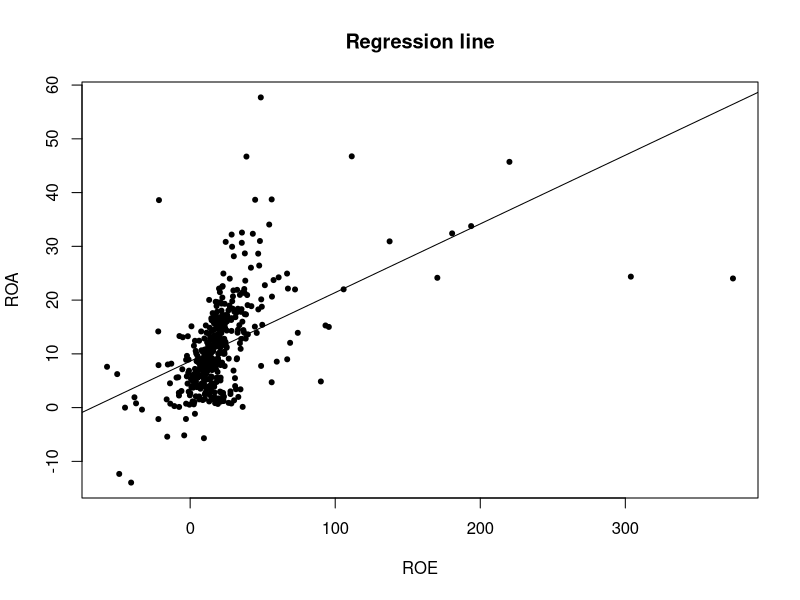
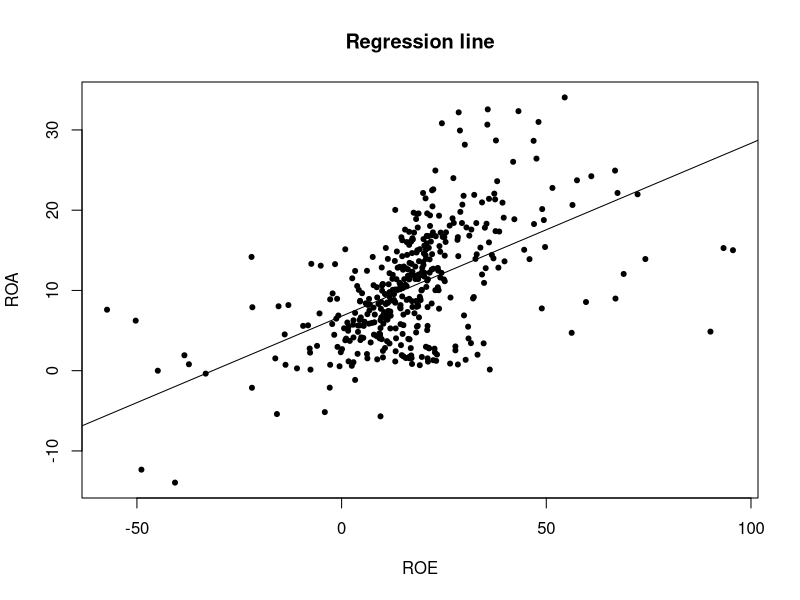

Here is the R script that generated these plots, in order:
## Homework 2A ##

# Importing data (customize) #
setwd("/Users/miguel/Dropbox/STAT-2017")
roeroa <- read.csv("Data/roeroa.csv", stringsAsFactors=F)
str(roeroa)
head(roeroa)
summary(roeroa)

# Regression line #
mod1 <- lm(formula=roa ~ roe, data=roeroa)
summary(mod1)

# Plotting #
plot(formula=roa ~ roe, data=roeroa, main="Regression line",
  xlab="ROE", ylab="ROA", pch=20)
abline(mod1)

# Trimming data #
trim <- roeroa$roe < 100 & roeroa$roa < 35
mod2 <- lm(formula=roa ~ roe, data=roeroa[trim, ])
summary(mod2)

# Plotting #
plot(formula=roa ~ roe, data=roeroa[trim, ],
  main="Regression line", xlab="ROE", ylab="ROA", pch=20)
abline(mod2)

